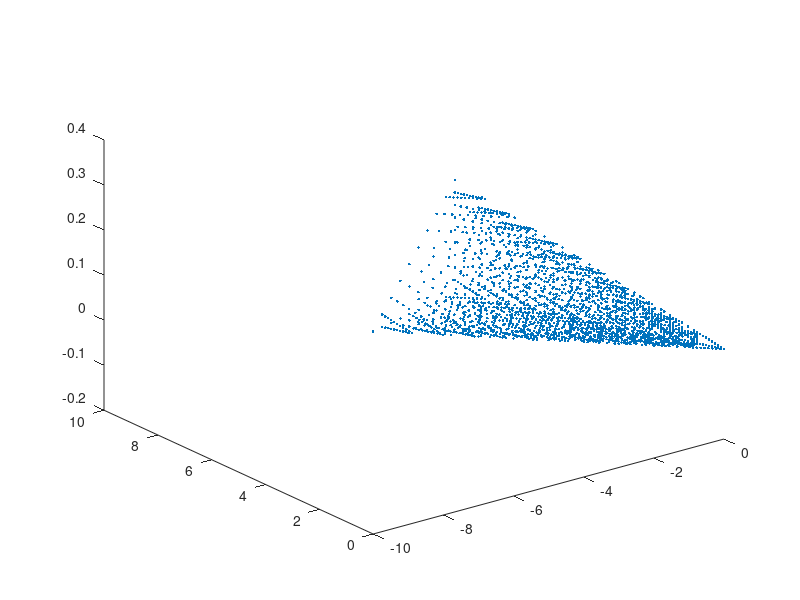

The MATLAB source for this figure:
% 力の成分
f1 = [0 1 0];
f2 = [-1 0 0];
f3 = [0 1 0];

% 位置ベクトル
l1 = [0.01 0.025 0];
l2 = [0.005 0.025 0];
l3 = [-0.015 0.03 0];

% モーメントの値を格納する箇所
moment_f1 = [];
moment_f2 = [];
moment_f3 = [];

point = [];

for i = 0:1:10
    edit_f1 = i * f1;
    edit_f2 = i * f2;
    edit_f3 = i * f3;

    now_moment1 = cross(l1, edit_f1);
    now_moment2 = cross(l2, edit_f2);
    now_moment3 = cross(l3, edit_f3);

    wrench_f1 = [edit_f1(1) edit_f1(2) now_moment1(3)];
    wrench_f2 = [edit_f2(1) edit_f2(2) now_moment2(3)];
    wrench_f3 = [edit_f3(1) edit_f3(2) now_moment3(3)];

    moment_f1 = [moment_f1; wrench_f1];
    moment_f2 = [moment_f2; wrench_f2];
    moment_f3 = [moment_f3; wrench_f3];

end

m1 = moment_f1;
m2 = moment_f2;
m3 = moment_f3;

for i = 1:length(m1)
    for j = 1:length(m2)
        % m1とm3の点間の距離を計算
        d = norm(m1(i,:) - m2(j,:));
        if d >= 0 % 点間の距離が1未満の場合に点を生成
            % 線分上の点を均等に生成
            t = linspace(0, 1, 10); % ここで生成する点の数を調整
            for k = t
                newPoint = (1-k)*m1(i,:) + k*m2(j,:);
                point = [point; newPoint];
            end
        end
    end
end

for i = 1:length(m1)
    for j = 1:length(m3)
        % m1とm3の点間の距離を計算
        d = norm(m1(i,:) - m3(j,:));
        if d >= 0 % 点間の距離が1未満の場合に点を生成
            % 線分上の点を均等に生成
            t = linspace(0, 1, 10); % ここで生成する点の数を調整
            for k = t
                newPoint = (1-k)*m1(i,:) + k*m3(j,:);
                point = [point; newPoint];
            end
        end
    end
end

for i = 1:length(m2)
    for j = 1:length(m3)
        % m1とm3の点間の距離を計算
        d = norm(m2(i,:) - m3(j,:));
        if d >= 0 % 点間の距離が1未満の場合に点を生成
            % 線分上の点を均等に生成
            t = linspace(0, 1, 10); % ここで生成する点の数を調整
            for k = t
                newPoint = (1-k)*m2(i,:) + k*m3(j,:);
                point = [point; newPoint];
            end
        end
    end
end

plot3(point(:,1), point(:,2), point(:,3), '.');
%shp = alphaShape(point(:,1), point(:, 2), point(:, 3));
%plot(shp)